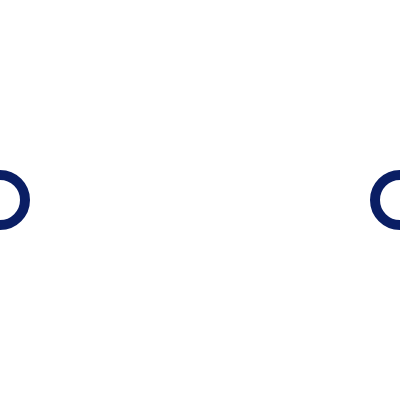
Frame 1 (no input)
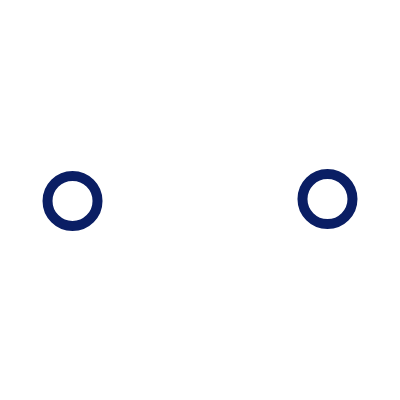
Frame 60 (no input)
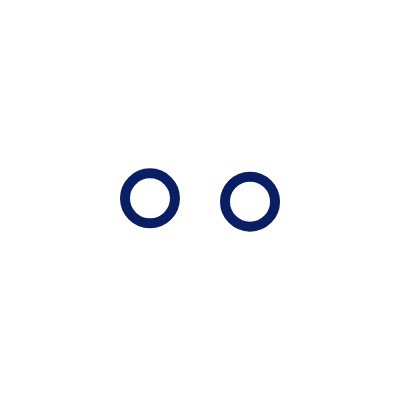
Frame 120 (the mouse pressed at the canvas centre since frame 60)

The p5.js sketch that drew these frames (run headless with seeded random() and noise() and a simulated clock; from frame 60 on, the mouse is pressed at the canvas centre):

// p5.js sketch
// ── sketch.js
let step = 0;
const maxStep = 330; // アニメーション終了の基準フレーム

function setup() {
  createCanvas(400, 400);
  frameRate(60);
  textFont("Georgia");
}

function draw() {
  background(255);
  stroke(10, 30, 100);
  strokeWeight(10);
  fill(255);

  // stepがmaxStepを超えたら以降はmaxStepに固定（停止させる）
  let currentStep = step > maxStep ? maxStep : step;

  // 小円アニメーション（左右から＋ゆっくり上下揺れ）
  let t1 = constrain(currentStep / 120, 0, 1);
  t1 = easeInOut(t1);
  let wave = sin(currentStep * 0.05) * 5;
  let leftX = lerp(0, 150, t1);
  let rightX = lerp(400, 250, t1);
  circle(leftX, 200 + wave, 50);
  circle(rightX, 200 - wave, 50);

  // 大円アニメーション（拡大＋跳ねる）
  if (currentStep > 120) {
    let t2 = constrain((currentStep - 120) / 60, 0, 1);
    let bounce = easeOutBounce(t2);
    let bigSize = lerp(0, 90, bounce);
    circle(200, 200, bigSize);
  }

  // 斜めラインアニメーション（伸びる＋太さ増加）
  if (currentStep > 180) {
    let t3 = constrain((currentStep - 180) / 60, 0, 1);
    t3 = easeOut(t3);
    let x1 = 160;
    let y1 = 225;
    let x2 = lerp(160, 240, t3);
    let y2 = lerp(230, 175, t3);
    strokeWeight(5 + t3 * 5);
    line(x1, y1, x2, y2);
  }

  // テキストアニメーション（フェードイン＋ゆっくり上昇＋左右微揺れ）
  if (currentStep > 240) {
    let t4 = constrain((currentStep - 240) / 90, 0, 1);
    let alpha = lerp(0, 255, easeOut(t4));
    let moveY = lerp(20, 0, easeOut(t4));
    let shakeX = sin(currentStep * 0.1) * 3 * (1 - t4);
    fill(10, 30, 100, alpha);
    noStroke();
    textSize(22);
    textAlign(CENTER);
    text("大阪産業大学", width / 2 + shakeX, 300 + moveY);
  }

  if (step < maxStep) step++;
}

// イージング関数たちは省略（前回と同じでOK）
function easeInOut(t) {
  return t < 0.5 ? 2 * t * t : -1 + (4 - 2 * t) * t;
}
function easeOut(t) {
  return 1 - pow(1 - t, 3);
}
function easeOutBounce(t) {
  const n1 = 7.5625, d1 = 2.75;
  if (t < 1 / d1) {
    return n1 * t * t;
  } else if (t < 2 / d1) {
    t -= 1.5 / d1;
    return n1 * t * t + 0.75;
  } else if (t < 2.5 / d1) {
    t -= 2.25 / d1;
    return n1 * t * t + 0.9375;
  } else {
    t -= 2.625 / d1;
    return n1 * t * t + 0.984375;
  }
}
